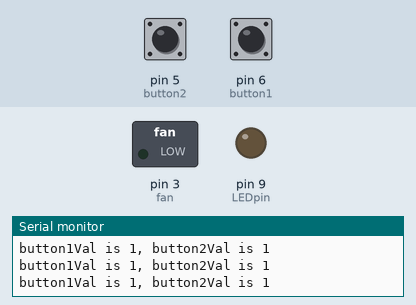
Simulated run of this sketch. Board: Arduino Uno, built with avr-gcc and run on an emulated ATmega328P. On the bench: switched loads named in the sketch (green lamp = pin HIGH), output pins drawn as LEDs (lit = HIGH), the last lines printed to the serial monitor. The test bench sets the inputs (shaded band); at power-on: pin 6 (button1) HIGH, pin 5 (button2) HIGH.

Above: at 1.3 s.
1.4 s: pin 6 (button1) pulled LOW for 1 s
At 1.62 s:
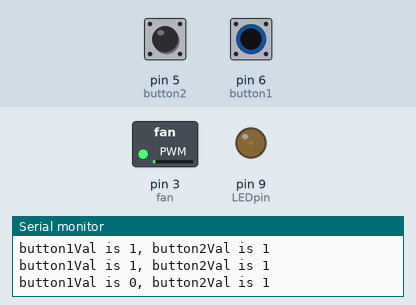
3.9 s: pin 6 (button1) pulled LOW for 3.2 s
At 8.2 s:
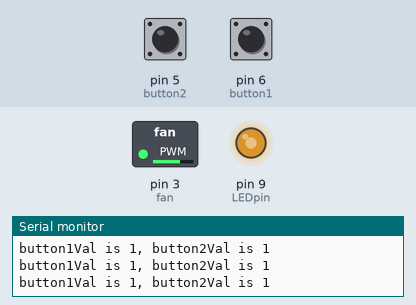
8.6 s: pin 6 (button1) pulled LOW for 1 s
At 8.89 s:
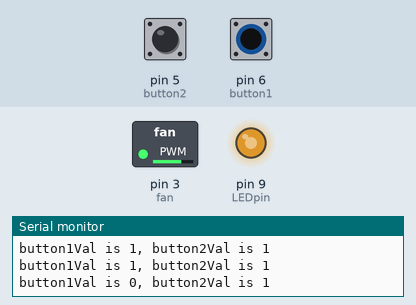
11.1 s: pin 5 (button2) pulled LOW for 1 s
At 11.39 s:
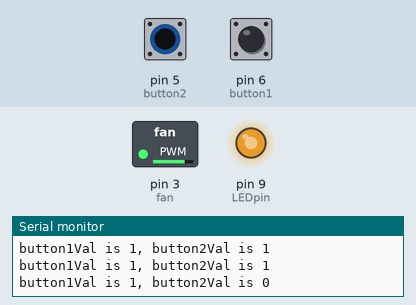
15.1 s: pin 5 (button2) pulled LOW for 3.2 s
At 16.4 s:
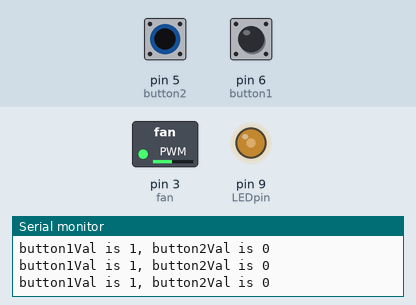
21.3 s: pin 6 (button1) driven LOW
At 21.66 s:
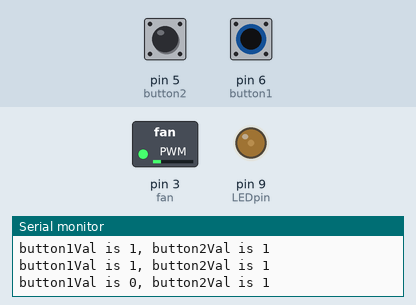
Timing chart, 0 to 25.3 s (numbered marks = the images above; inputs shaded):
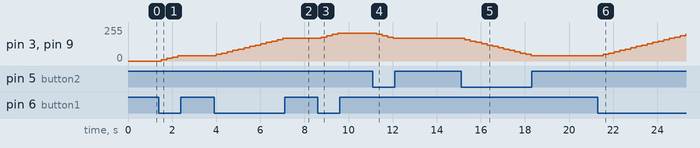

Measured:
- after the input at 1.4 s, pin 3 (fan), pin 9 (LEDpin): 0/255 → 10/255 after 0.10 s, → 20/255 0.25 s later, → 30/255 0.25 s later, → 40/255 0.25 s later
- after the input at 3.9 s, pin 3 (fan), pin 9 (LEDpin): moves from 40/255 to 170/255 over 3.0 s, starting after 0.11 s
- after the input at 8.6 s, pin 3 (fan), pin 9 (LEDpin): 170/255 → 180/255 after 0.17 s, → 190/255 0.25 s later, → 200/255 0.25 s later, → 210/255 0.25 s later
- after the input at 11.1 s, pin 3 (fan), pin 9 (LEDpin): 210/255 → 200/255 after 0.17 s, → 190/255 0.25 s later, → 180/255 0.25 s later, → 170/255 0.25 s later
- after the input at 15.1 s, pin 3 (fan), pin 9 (LEDpin): moves from 170/255 to 40/255 over 3.0 s, starting after 0.18 s
- after the input at 21.3 s, pin 3 (fan), pin 9 (LEDpin): moves from 40/255 to 200/255 over 3.8 s, starting after 0.24 s

The sketch:

DC_fan_project.ino
```cpp
//Controlling the speed of a DC fan using a transistor and pushbutton, using an LED as a visual indicator of the fan speed.
int button1 = 6;
int button1Val;
int button2Val;
float LEDbrightness = 0;
float fanspeed = 0;
int button2 = 5;
int LEDpin = 9;
int fan = 3;
// int initial1Val=1;
// int initial2Val=1;
int add=10;
int dt = 250;

void setup() {
  // put your setup code here, to run once:
pinMode(button1, INPUT);
pinMode(button2, INPUT);
pinMode(LEDpin, OUTPUT);
Serial.begin(9600);
pinMode(fan, OUTPUT);
digitalWrite(fan, LOW);
digitalWrite(LEDpin, LOW);
}

void loop() {
 button1Val = digitalRead(button1);
 button2Val = digitalRead(button2);
 Serial.print("button1Val is ");
 Serial.print(button1Val);
 Serial.print(", button2Val is ");
 Serial.println(button2Val);

 if(button1Val==0){
  LEDbrightness = LEDbrightness+add;
  if(LEDbrightness>255){LEDbrightness=255;}
  fanspeed = fanspeed+add;
  if(fanspeed>250){fanspeed=255;}
 }
//  initial1Val=button1Val;

 if(button2Val==0){
  LEDbrightness = LEDbrightness-add;
  if(LEDbrightness<0){LEDbrightness=0;}
  fanspeed = fanspeed-add;
  if(fanspeed<0){fanspeed=0;}
 }
//  initial2Val=button2Val;
  analogWrite(fan, fanspeed);
  analogWrite(LEDpin, LEDbrightness);
  delay (dt);
}
```
